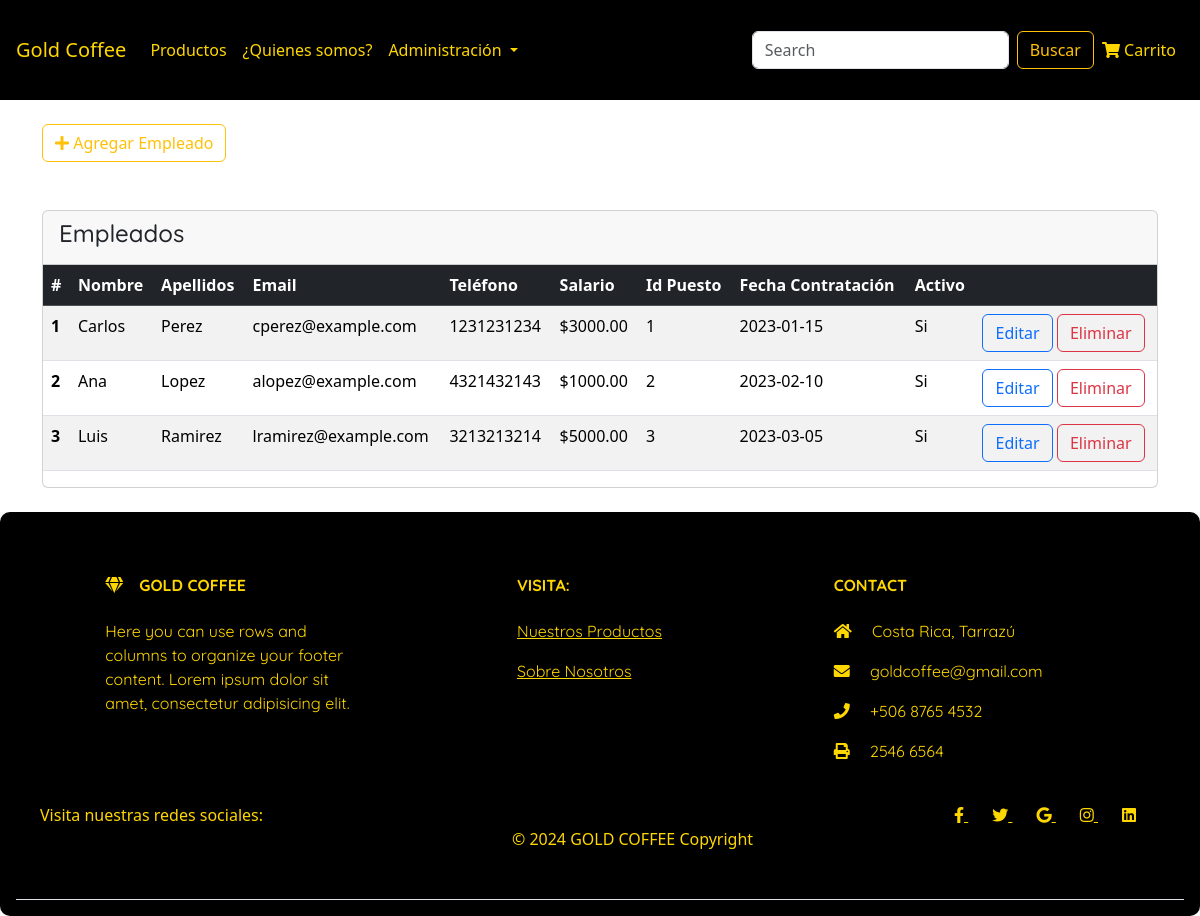
Screenshot of /SC502_2C2024_S_G4/views/empleados.php with the database file from the repository.
### tables this page shows
CREATE TABLE `empleado` (
  `id_empleado` int(11) NOT NULL,
  `nombre` varchar(50) NOT NULL,
  `apellidos` varchar(50) NOT NULL,
  `email` varchar(100) NOT NULL,
  `telefono` varchar(15) NOT NULL,
  `salario` decimal(10,2) NOT NULL,
  `id_puesto` int(11) DEFAULT NULL,
  `fecha_contratacion` date DEFAULT NULL,
  `activo` tinyint(1) DEFAULT 1
);

### SC502_2C2024_S_G4/model/conexionModel.php (called while the page is built, shortened)
<?php
class conexionModel{
    public static function execute($scriptSQL){
        try{
            $conexion = mysqli_connect(
                'localhost',
                'root',
                '',
                'gold_coffee',
            )or die ('No puede conectarse a la BD');
            $script = mysqli_query($conexion, $scriptSQL);
            $resultado=array(
                'exito' =>$script,
                'error'=>mysqli_error($conexion),
                'conexion'=>$conexion
            );
            return $resultado;
        }catch(Exception $e){
            echo 'Error: '.$e->getMessage();
        }
    }
    public static function now_execute($scriptSQL){
        try {
            $resultado = self::execute($scriptSQL);
            $registros = array();
            if($resultado['exito']){
                while($filas = mysqli_fetch_array($resultado['exito'],MYSQLI_ASSOC)){
                    $registros[] = $filas;
                }
            }
            return $registros;
        } catch (Exception $e) {
            echo "Error: ". $e->getMessage();
        }
    }
}
?>

### SC502_2C2024_S_G4/model/empleadosModel.php (called while the page is built, shortened)
<?php
require_once('../model/conexionModel.php');
class empleadosModel{
    public static function get_empleados(){
        try {
            $lista=conexionModel::now_execute('call pr_getAllEmpleados');
            return$lista;
        } catch (Exception $e) {
            echo "Error: ". $e->getMessage();
        }
    }
}
?>

### SC502_2C2024_S_G4/controller/empleadosController.php (called while the page is built, shortened)
<?php
require_once('../model/empleadosModel.php');
class empleadosController
{
    public static function view_get_empleados()
    {
        try {
            return empleadosModel::get_empleados();
        } catch (Exception $e) {
            echo "Error: " . $e->getMessage();
        }
    }
}

### SC502_2C2024_S_G4/views/empleados.php (the view, shortened to what this page needs)
<?php
require_once('../controller/empleadosController.php');
$view_empleados = empleadosController::view_get_empleados();
?>
<!DOCTYPE html>
<html lang="en">
<head>
  <link rel="stylesheet" href="https://cdnjs.cloudflare.com/ajax/libs/font-awesome/5.15.3/css/all.min.css" />
  <link href="https://cdn.jsdelivr.net/npm/bootstrap@5.3.3/dist/css/bootstrap.min.css" rel="stylesheet">
</head>
<body>
  <header>
    <?php
    include 'header.php'
    ?>
  </header>
  <div class="container py-4 mb-4">
    <div class="row">
      <div class="col-md-3">
        <button sec:authorize='hasRole("ADMIN")' type="button" class="btn btn-outline-warning btn-block" data-bs-toggle="modal" data-bs-target="#agregarEmpleado">
          <i class="fas fa-plus"></i> Agregar Empleado
        </button>
      </div>
    </div>
  </div>
  <div class="container">
    <div class="row">
      <div class="col-md-12">
        <div class="card mb-4">
          <div class="card-header">
            <h4>Empleados</h4>
          </div>
          <div th:if="${Empleados != null and !Empleados.empty}">
            <table class="table table-striped table-hover">
              <thead class="table-dark">
                <tr>
                  <th>#</th>
                  <th>Nombre</th>
                  <th>Apellidos</th>
                  <th>Email</th>
                  <th>Teléfono</th>
                  <th>Salario</th>
                  <th>Id Puesto</th>
                  <th>Fecha Contratación</th>
                  <th>Activo</th>
                  <th></th>
                </tr>
              </thead>
              <tbody>
              <?php
                foreach ($view_empleados as $user) {
                ?>
                  <tr>
                    <th scope="row"><?= $user['id_empleado'] ?></th>
                    <td><?= $user['nombre'] ?></td>
                    <td><?= $user['apellidos'] ?></td>
                    <td><?= $user['email'] ?></td>
                    <td><?= $user['telefono'] ?></td>
                    <td>$<?= $user['salario'] ?></td>
                    <td><?= $user['id_puesto'] ?></td>
                    <td><?= $user['fecha_contratacion'] ?></td>
                    <td><?= $user['activo'] ? 'Si' : 'No' ?></td>
                    <td><a href="./editarEmpleado.php?id=<?= $user['id_empleado'] ?>" class="btn btn-outline-primary">Editar</a>
                    <a href="./procesarEliminarEmpleado.php?id=<?= $user['id_empleado'] ?>" class="btn btn-outline-danger">Eliminar</a>                  </tr>
                <?php
                }
                ?>
              </tbody>
            </table>
          </div>
        </div>
      </div>
    </div>
  </div>
  <footer>
    <?php
    include 'footer.php';
    ?>
  </footer>
</body>
</html>

### SC502_2C2024_S_G4/views/empleados.php (style rules this page uses)
h1, h2, h3, h4, h5, h6, p { font-family: "Quicksand", sans-serif; }

### rows the page displays
empleado: id_empleado "1", nombre "Carlos", apellidos "Perez", email "cperez@example.com", telefono "1231231234", salario "3000.00", id_puesto "1", fecha_contratacion "2023-01-15", activo "Si"
empleado: id_empleado "2", nombre "Ana", apellidos "Lopez", email "alopez@example.com", telefono "4321432143", salario "1000.00", id_puesto "2", fecha_contratacion "2023-02-10", activo "Si"
empleado: id_empleado "3", nombre "Luis", apellidos "Ramirez", email "lramirez@example.com", telefono "3213213214", salario "5000.00", id_puesto "3", fecha_contratacion "2023-03-05", activo "Si"
